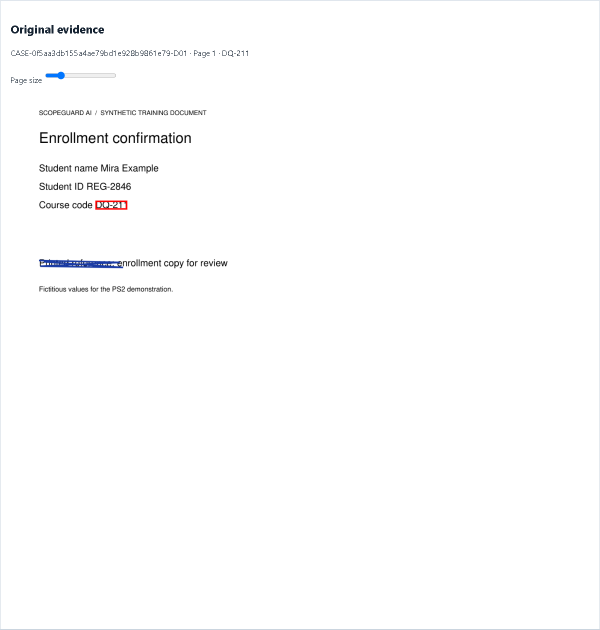
#> input picture evidence/cross-document-source-a.png, 1200 x 1259 px (shown at 1/2 size)
$ python -i visual.py   (imports and definitions only)
#> lines starting #> are read from the running program, lines starting #| are printed output that depends on the picture; after the words box and inside, x2 and y2 are one past the last pixel; in counts of white or black regions, pixels touching at a corner belong together
#> further down, picture is the input picture: PIL image 1200x1259 RGB; mean R, G, B 252.9, 252.9, 253.1
"""Bounded blue-ink/printed-content overlap heuristic, not an authenticity test."""
from dataclasses import asdict
import io
import json
import subprocess
import sys
from PIL import Image, ImageOps, ImageChops, ImageFilter
from .models import Finding, FindingCategory, EvidenceRef, SourceRegion
from .trace import render_source_page

DPI = 144


# [6 lines left out: function render, not called in this run]


def detect(image):
    """Return normalized regions and measured signal counts at a fixed analysis width."""
    image=image.convert('RGB')
    if image.width*image.height > 25_000_000: raise ValueError('Image exceeds pixel limit')
    scale=min(1,1200/image.width,1700/image.height)
#> scale = 1
    image=image.resize((max(1,round(image.width*scale)),max(1,round(image.height*scale))),Image.Resampling.LANCZOS)
    red,green,blue=image.split()
    mask=ImageChops.multiply(ImageChops.subtract(blue,red).point(lambda p:255 if p>35 else 0),
                            ImageChops.subtract(blue,green).point(lambda p:255 if p>20 else 0))
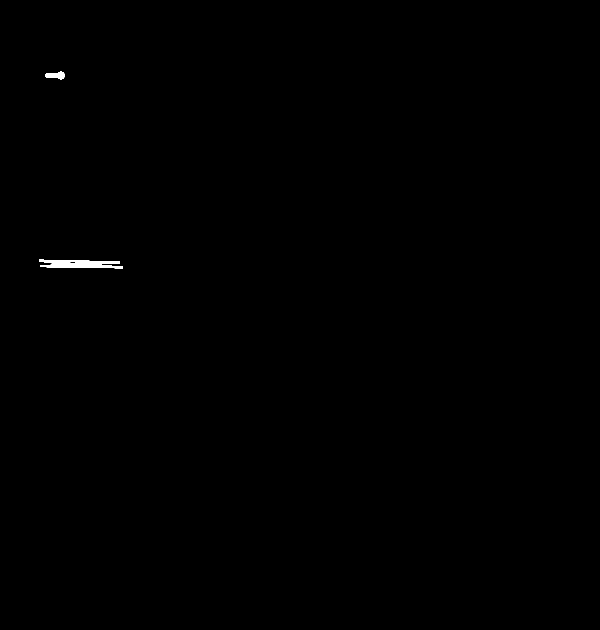
#> mask: PIL image 1200x1259 L (shown at 1/2 size); 0.15% white; 2 white regions, box (x1, y1, x2, y2) and area: (78, 519, 246, 537) 1944, (91, 143, 130, 159) 378
    for channel,threshold,above in ((blue,90,True),(red,180,False),(green,180,False)):
        mask=ImageChops.multiply(mask,channel.point(lambda p:255 if (p>threshold if above else p<threshold) else 0))
#> this loop made 3 passes
#> (threshold, above) on passes 1 to 3: (90, True), (180, False), (180, False)
    dark=ImageChops.lighter(ImageChops.lighter(red,green),blue).point(lambda p:255 if p<110 else 0)
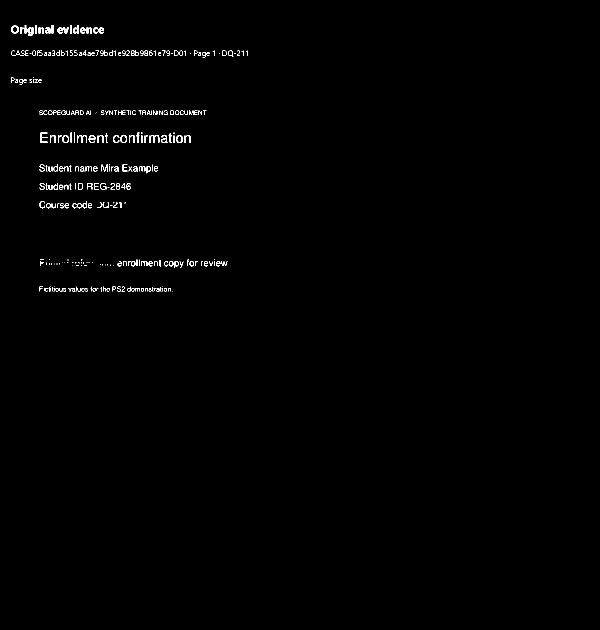
#> dark: PIL image 1200x1259 L (shown at 1/2 size); 0.59% white in thin lines or dots, all inside (x1, y1, x2, y2) = (22, 50, 496, 583)
    proximity=ImageChops.multiply(mask.filter(ImageFilter.MaxFilter(7)),dark)
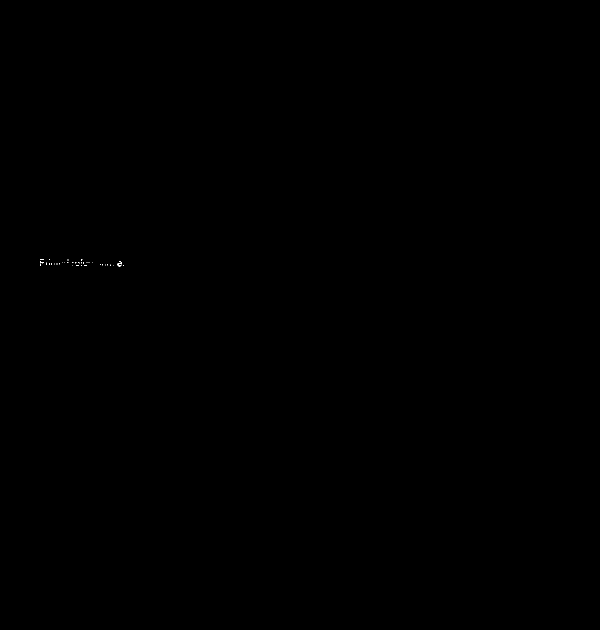
#> proximity: PIL image 1200x1259 L (shown at 1/2 size); 0.01% white in thin lines or dots, all inside (x1, y1, x2, y2) = (80, 519, 247, 533)
    joined=bytearray(mask.filter(ImageFilter.MaxFilter(5)).tobytes());width,height=image.size
#> after `width, height = image.size`: width = 1200; height = 1259
    observations=[]
    for start,value in enumerate(joined):
        if not value: continue
        joined[start]=0;stack=[start];left=right=start%width;top=bottom=start//width
        while stack:
            current=stack.pop();x,y=current%width,current//width
            left=min(left,x);right=max(right,x);top=min(top,y);bottom=max(bottom,y)
            for other in ((current-1 if x else -1),(current+1 if x+1<width else -1),current-width,current+width):
                if 0<=other<len(joined) and joined[other]: joined[other]=0;stack.append(other)
        box=(left,top,right+1,bottom+1)
        actual=mask.crop(box).getbbox()
        if actual is None:continue
        box=(left+actual[0],top+actual[1],left+actual[2],top+actual[3])
        w,h=box[2]-box[0],box[3]-box[1]
        count=mask.crop(box).histogram()[255]
        near=proximity.crop(box).histogram()[255]
        if max(w,h)<25 or min(w,h)<7 or count<40 or count/(w*h)<.015 or near<8:continue
        observations.append({'box':[box[0]/width,box[1]/height,box[2]/width,box[3]/height],
                             'blue_pixels':count,'near_dark_pixels':near,'analysis_size':[width,height]})
        if len(observations)>=50:break
#> after the loop, observations = 1 item
    return observations


# [39 lines left out: function inspect_case, not called in this run]


# [3 lines not run here, left out]

>>> from PIL import Image
>>> picture = Image.open('../evidence/cross-document-source-a.png')
>>> result = detect(picture)
#> result = 1 item

$ run again, on evidence/upload-and-alteration-check.png
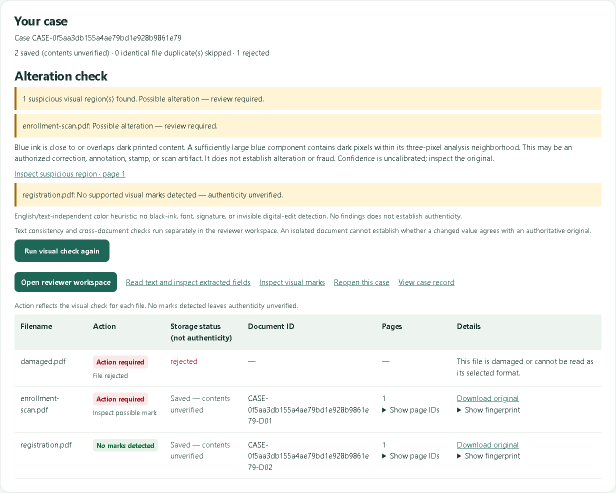
#> input picture evidence/upload-and-alteration-check.png, 1232 x 986 px (shown at 1/2 size)
#> picture is the input picture: PIL image 1232x986 RGB; mean R, G, B 244.8, 245.5, 240.6
#> in detect, `red,green,blue=image.split()`:
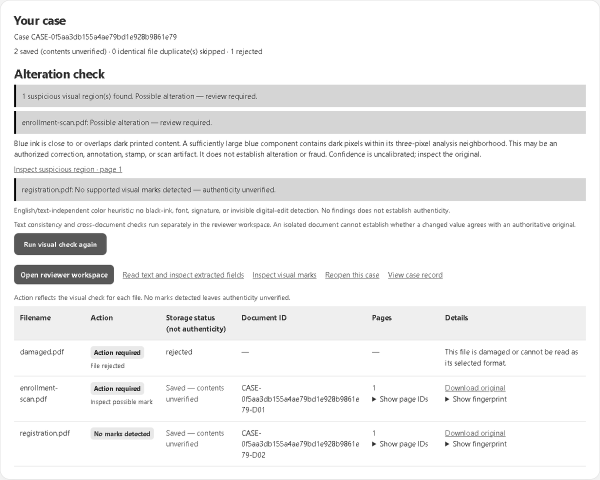
#> blue: PIL image 1200x960 L (shown at 1/2 size); min 0, max 255, mean 240
#> mask: PIL image 1200x960 L; every value is 0
#> the loop in detect, `for channel,threshold,above in ((blue,90,True),(red,180,False),(green,..` made 3 passes
#> (threshold, above) on passes 1 to 3: (90, True), (180, False), (180, False)
#> in detect, `dark=ImageChops.lighter(ImageChops.lighter(red,green),blue).point(lamb..`:
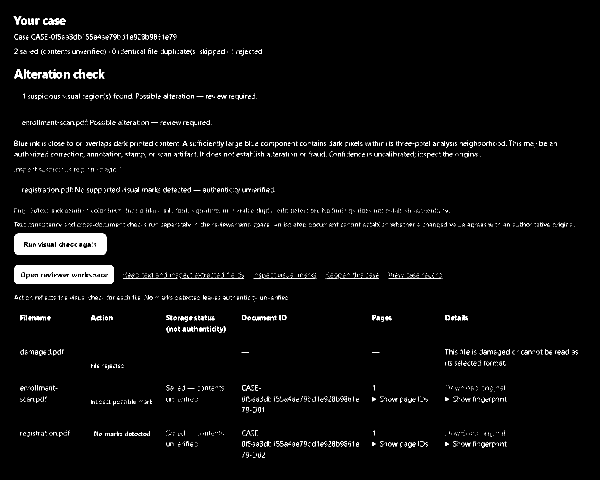
#> dark: PIL image 1200x960 L (shown at 1/2 size); 2.9% white; 3453 white regions (3252 under 20 px), largest, box (x1, y1, x2, y2) and area: (29, 467, 213, 510) 6952, (29, 530, 227, 568) 6405, (109, 37, 131, 50) 175
#> after the loop in detect, `for start,value in enumerate(joined):`: observations = []
